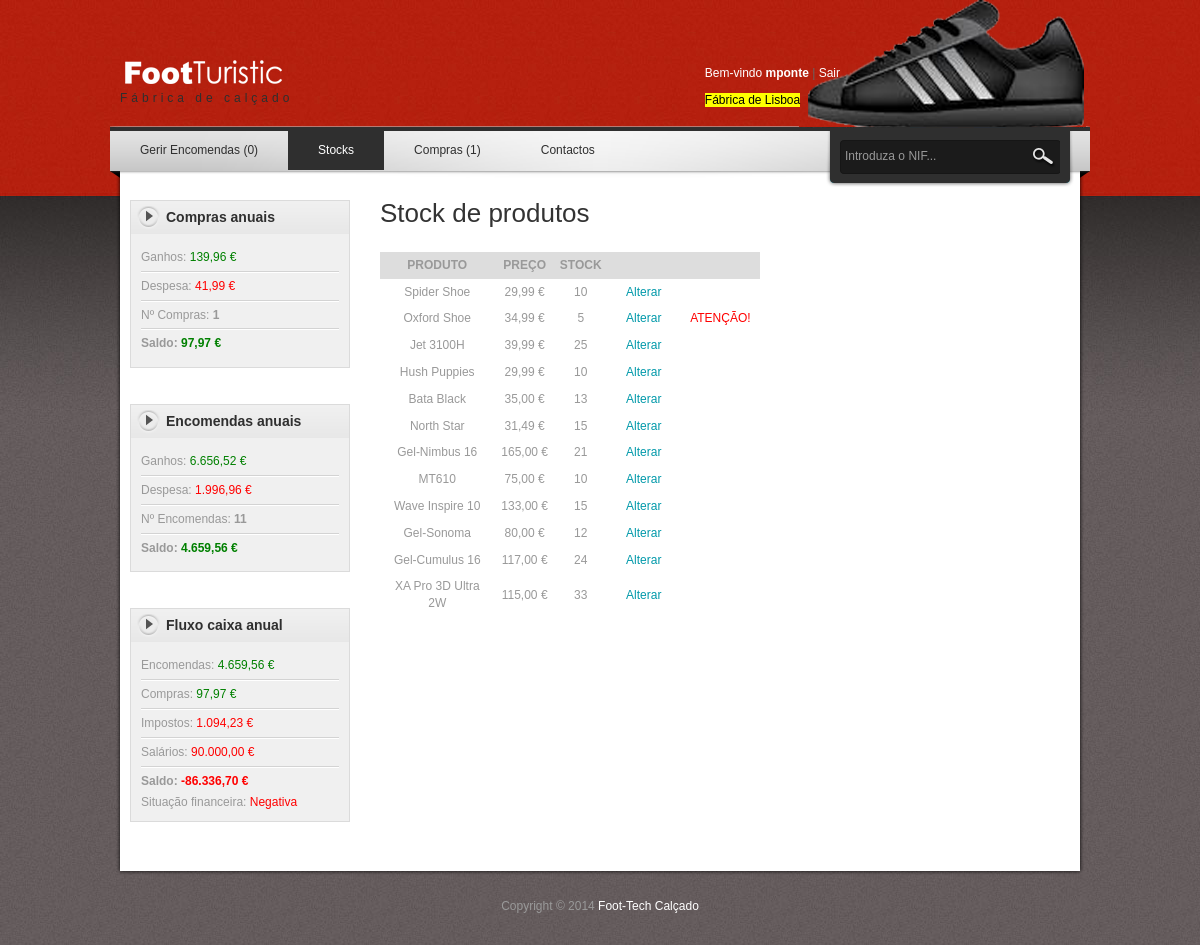
/gerir_stock.php (signed in), run on the app's committed database.
### tables this page shows
CREATE TABLE IF NOT EXISTS `fabricas` (
  `id` int(11) NOT NULL AUTO_INCREMENT,
  `Morada` varchar(45) NOT NULL,
  `Localidade` varchar(45) NOT NULL,
  `Gerentes_id` int(11) NOT NULL,
  PRIMARY KEY (`id`),
  KEY `Gerentes_id` (`Gerentes_id`)
);

CREATE TABLE IF NOT EXISTS `stock` (
  `id` int(11) NOT NULL AUTO_INCREMENT,
  `Qtd_Stock` smallint(6) NOT NULL,
  `Produtos_id` int(11) NOT NULL,
  `Fabricas_id` int(11) NOT NULL,
  PRIMARY KEY (`id`),
  KEY `Produtos_id_fk` (`Produtos_id`),
  KEY `Fabricas_id_fk` (`Fabricas_id`)
);

CREATE TABLE IF NOT EXISTS `produtos` (
  `id` int(11) NOT NULL AUTO_INCREMENT,
  `Nome` varchar(45) NOT NULL,
  `Preco` decimal(10,2) NOT NULL,
  `Genero` varchar(45) NOT NULL,
  `Tipo` varchar(45) NOT NULL,
  `Qtd_Vendas` int(11) NOT NULL,
  `Imagem` varchar(45) NOT NULL,
  PRIMARY KEY (`id`)
);

### gerir_stock.php (the view, shortened to what this page needs)
<!DOCTYPE html PUBLIC "-//W3C//DTD XHTML 1.0 Transitional//EN" "http://www.w3.org/TR/xhtml1/DTD/xhtml1-transitional.dtd">
<html xmlns="http://www.w3.org/1999/xhtml">
<head>
<link href="templatemo_style.css" rel="stylesheet" type="text/css" />
<link rel="stylesheet" href="nivo-slider.css" type="text/css" media="screen" />
<link rel="stylesheet" type="text/css" href="css/ddsmoothmenu.css" />
</head>
<?php
$query_ger = ("SELECT id FROM Gerentes WHERE Username='".$_SESSION['Username']."' ");
$res_q_ger = mysql_query($query_ger);
while ($gid=mysql_fetch_array($res_q_ger))
	{
	$gerenteid=$gid['id'];
	}
$query = ("SELECT Fabricas.Localidade FROM Gerentes,Fabricas WHERE Username='".$_SESSION['Username']."' AND Gerentes_id=Gerentes.id");
$resultado_query = mysql_query($query) or die(mysql_error());
while ($total=mysql_fetch_array($resultado_query))
	{
	$local_fabrica=$total['Localidade'];
	}
$query_encomendas=("SELECT PedidosEncomenda.Data AS Data, PedidosEncomenda.id AS Encomenda_Id, Lojistas.NomeLoja AS Nome_Loja, Lojistas.Morada AS Morada_Loja, Produtos.Nome AS Produto_Nome, Produtos.Preco AS Produto_Preco, Quantidade, Estado
FROM PedidosEncomenda, Lojistas, Gerentes, Produtos
WHERE Estado !=  'Concluida'
AND Lojistas_id = Lojistas.id
AND Gerentes.id = $gerenteid
AND Gerentes.id = Gerentes_id
AND Produtos_id = Produtos.id ");
$res_encomendas=mysql_query($query_encomendas);
$num_encomendas=mysql_num_rows($res_encomendas);
$query_compras3=("SELECT Compras.Data AS Data, Compras.id AS Compra_Id, Clientes.Nome AS Nome_Cliente, Clientes.Morada AS Morada_Cliente, Produtos.Nome AS Produto_Nome, Produtos.Preco AS Produto_Preco, Quantidade, Estado
FROM Compras, Clientes, Fabricas, Produtos
WHERE Estado =  'Concluida'
AND Clientes_id = Clientes.id
AND Fabricas.id =  $gerenteid
AND Fabricas.id = Fabricas_id
AND Produtos_id = Produtos.id
AND Compras.Data LIKE '%2014%'");
$res_compras3=mysql_query($query_compras3);
$num_compras_anual = mysql_num_rows($res_compras3);
while ($res=mysql_fetch_array($res_compras3))
{
 $dinheiro_compras_anual = ($res['Quantidade']*$res['Produto_Preco']) + $dinheiro_compras_anual;
}
$dinheiro_desp_anual = $dinheiro_compras_anual * 0.3;
$saldo_compras_anual = $dinheiro_compras_anual-$dinheiro_desp_anual;
$query_encomendas3=("SELECT PedidosEncomenda.Data AS Data, PedidosEncomenda.id AS Encomenda_Id, Lojistas.NomeLoja AS Nome_Loja, Lojistas.Morada AS Morada_Loja, Produtos.Nome AS Produto_Nome, Produtos.Preco AS Produto_Preco, Quantidade, Estado
FROM PedidosEncomenda, Lojistas, Gerentes, Produtos
WHERE Estado =  'Concluida'
AND Lojistas_id = Lojistas.id
AND Gerentes.id =  $gerenteid
AND Gerentes.id = Gerentes_id
AND Produtos_id = Produtos.id
AND PedidosEncomenda.Data LIKE '%2014%'");
$res_encomendas3=mysql_query($query_encomendas3);
$num_enc_anual = mysql_num_rows($res_encomendas3);
while ($res=mysql_fetch_array($res_encomendas3))
{
 $dinheiro_enc_anual = ($res['Quantidade']*$res['Produto_Preco']) + $dinheiro_enc_anual;
}
$dinheiro_despenc_anual = $dinheiro_enc_anual * 0.3;
$saldo_enc_anual = $dinheiro_enc_anual-$dinheiro_despenc_anual;
$impostos_anual = ($saldo_enc_anual + $saldo_compras_anual) * 0.23;
$salarios_anual = 90000.00;
$saldo_anual = $saldo_enc_anual + $saldo_compras_anual - $salarios_anual - $impostos_anual;
$stock_query = ("SELECT stock.id as stock_id, Nome, Preco, Qtd_Stock FROM stock,produtos WHERE Fabricas_id=$gerenteid AND produtos.id = stock.produtos_id ");
$res_stock = mysql_query($stock_query);
$query_compras=("SELECT Compras.Data AS Data, Compras.id AS Compra_Id, Clientes.Nome AS Nome_Cliente, Clientes.Morada AS Morada_Cliente, Produtos.Nome AS Produto_Nome, Produtos.Preco AS Produto_Preco, Quantidade, Estado
FROM Compras, Clientes, Fabricas, Produtos
WHERE Estado !=  'Concluida'
AND Clientes_id = Clientes.id
AND Fabricas.id = $gerenteid
AND Fabricas.id = Fabricas_id
AND Produtos_id = Produtos.id ");
$res_compras=mysql_query($query_compras);
$num_compras=mysql_num_rows($res_compras);
?>
<body>
<?php
if ($_SESSION['TipoUtilizador']=="Gerente")
{
echo '<div id="templatemo_body_wrapper2">';
}
else
{
echo '<div id="templatemo_body_wrapper3">';
}
?>
<div id="templatemo_wrapper">
	<div id="templatemo_header">
    	<div id="site_title"><h1><a href="">Fábrica de calçado</a></h1></div>
        <div id="header_right">
        	<p>
			<?php
			if (isset($_SESSION['Username']) && $_SESSION['TipoUtilizador']=="Gerente")
			{
			echo "<span STYLE='color:white'>Bem-vindo <b>" .$_SESSION['Username']." </b></span>";
			echo " | <a href='logout.php'>Sair</a></p>";
            echo "<p>
            	<mark><span STYLE='color:black'>Fábrica de ".$local_fabrica."
			</p></span></mark>";
			}
			?>
		</div>
    </div>
<div id="templatemo_menubar">
    	<div id="top_nav" class="ddsmoothmenu">
            <ul>
			<?php
				if($_SESSION['TipoUtilizador']=="Gerente")
				{
               echo '<li><a href="gerir_encomendas.php">Gerir Encomendas ('.$num_encomendas.')</a> </li>';
               echo '<li><a href="gerir_stock.php" class="selected">Stocks</a></li>';
               echo '<li><a href="compras.php">Compras ('.$num_compras.')</a></li>';
			    echo '<li><a href="contacto.php">Contactos</a></li>';
			   }
			   else
			   {
			   echo '<li><a href="encomendar.php">Encomendar</a> </li>';
               echo '<li><a href="ver_encomendas.php" class="selected">Ver Encomendas</a> </li>';
                }
			?>
            </ul>
            <br style="clear: left" />
        </div>
        <div id="templatemo_search">
            <form action="pesquisa_func.php?" method="get">
              <input type="text" value="Introduza o NIF..." name="keyword" id="keyword" title="keyword" onfocus="if(this.value=='Introduza o NIF...') this.value='';"" onblur="clearText(this)" class="txt_field" />
			  <input type="submit" name="" value="" alt="Search" id="searchbutton" title="Search" class="sub_btn"  />
            </form>
        </div>
</div>
<div id="templatemo_main">
    	<div id="sidebar" class="float_l">
        	<div class="sidebar_box"><span class="bottom"></span>
            	<h3>Compras anuais</h3>
             <div class="content">
                	<ul class="sidebar_list">
					<?php echo "<li class='first'>Ganhos: <span STYLE='color:green'>" .number_format($dinheiro_compras_anual,2,',','.')." €  </span></li>";
					echo "<li>Despesa: <span STYLE='color:red'>" .number_format($dinheiro_desp_anual,2,',','.')." €  </span></li>";
					echo "<li>Nº Compras:<b> $num_compras_anual </b></li>";
					if ($saldo_compras_anual<0)
					echo "<li class='last'>Saldo:<span STYLE='color:red'> <b>".number_format($saldo_compras_anual,2,',','.')." €  </b></span></li>";
					else echo "<li class='last'><b>Saldo:<span STYLE='color:green'> ".number_format($saldo_compras_anual,2,',','.')." €  </b></span></li>";
					?>
					</ul>
                </div>
            </div>
			<div class="sidebar_box"><span class="bottom"></span>
            	<h3>Encomendas anuais</h3>
                <div class="content">
                	<ul class="sidebar_list">
					<?php echo "<li class='first'>Ganhos: <span STYLE='color:green'>" .number_format($dinheiro_enc_anual,2,',','.')." €  </span></li>";
					echo "<li>Despesa: <span STYLE='color:red'>" .number_format($dinheiro_despenc_anual,2,',','.')." €  </span></li>";
					echo "<li>Nº Encomendas:<b> $num_enc_anual </b></li>";
					if ($saldo_enc_anual<0)
					echo "<li class='last'>Saldo:<span STYLE='color:red'> <b>".number_format($saldo_enc_anual,2,',','.')." €  </b></span></li>";
					else echo "<li class='last'><b>Saldo:<span STYLE='color:green'> ".number_format($saldo_enc_anual,2,',','.')." €  </b></span></li>";
					?>
					</ul>
                </div>
            </div>
            <div class="sidebar_box"><span class="bottom"></span>
            	<h3>Fluxo caixa anual</h3>
                <div class="content">
                	<ul class="sidebar_list">
					<?php
					echo "<li class='first'>Encomendas:<span STYLE='color:green'> ".number_format($saldo_enc_anual,2,',','.')." € </span></li>";
					echo "<li>Compras:<span STYLE='color:green'> ".number_format($saldo_compras_anual,2,',','.')." €  </span></li>";
					echo "<li>Impostos: <span STYLE='color:red'> ".number_format($impostos_anual,2,',','.')." € </span></li>";
					echo "<li>Salários: <span STYLE='color:red'> ".number_format($salarios_anual,2,',','.')." €  </span> </li>";
					if ($saldo_anual<0)
					{echo "<li class='last'><b>Saldo:<span STYLE='color:red'> ".number_format($saldo_anual,2,',','.')." €  </span></b></li>";
					echo "Situação financeira: <span STYLE='color:red'>Negativa</span>";}
					else
					{echo "<li class='last'><b>Saldo:<span STYLE='color:green'> ".number_format($saldo_anual,2,',','.')." €  </span></b></li>";
					echo "Situação financeira: <span STYLE='color:green'>Positiva</span>";}
					?>
					</ul>
                </div>
            </div>
</div>
<div id="content" class="float_r">
<h2>Stock de produtos</h2>
<form class="fieldset-auto-width" action="" method="get">
<table width="380px" border="0" cellspacing="0" cellpadding="5">
  <tr bgcolor="#ddd">
	<th width="160" align="center">PRODUTO</th>
    <th width="60" align="center">PREÇO</th>
    <th width="30" align="center">STOCK</th>
    <th width="100"></th>
	<th width="80"></th>
  </tr>
    <tr>
    <?php
	while ($stock = mysql_fetch_array($res_stock))
	{
	echo "<td><div align='center'>".$stock['Nome']."</div></td>";
	echo "<td><div align='center'>".number_format($stock['Preco'],2,',','.')." €  </div></td>";
	echo "<td><div align='center'>".$stock['Qtd_Stock']."</div></td>";
	echo "<td><div align='center'><a href='gerir_stock.php?altera=true&id=".$stock['stock_id']."'>Alterar</a></div></td>";
		if($stock['Qtd_Stock']<=5)
		echo "<td><div align='center'><span STYLE='color:red'>ATENÇÃO!</span></div></td></tr>";
		else echo "<td></td></tr>";
	}
 ?>
</table>
</form>
</div>
</div>
<div id="templatemo_footer">
Copyright © 2014 <a href="#">Foot-Tech Calçado</a>
</div>
</div>
</div>
</body>
</html>

### templatemo_style.css (style rules this page uses)
body { margin: 0; padding: 0; color: #999; font-family: Tahoma, Geneva, sans-serif; font-size: 12px; line-height: 1.4em; background-color: #665f5f; background-repeat: repeat; background-image: url(images/templatemo_body.jpg) }
a, a:link, a:visited { color: #0299aa; font-weight: normal; text-decoration: none }
p { margin: 0 0 10px 0; padding: 0; }
h1, h2, h3, h4, h5, h6 { color: #333; font-weight: normal; }
h1 { font-size: 30px; margin: 0 0 30px; padding: 5px 0 }
h2 { font-size: 26px; margin: 0 0 25px; padding: 5px 0 }
h3 { font-size: 20px; margin: 0 0 20px; padding: 0; }
.float_l { float: left }
.float_r { float: right }
#templatemo_body_wrapper2 { width: 100%; background: url(images/templatemo_body_top2.jpg) repeat-x top }
#templatemo_wrapper { width: 980px; margin: 0 auto; }
#templatemo_header { width: 960px; height: 70px; padding: 30px 10px; background: url(images/templatemo_header_bg.png) no-repeat bottom; }
#templatemo_menubar { width: 980px; height: 60px; background: url(images/templatemo_menubar.png) no-repeat; }
#templatemo_main { width: 940px; padding: 10px 20px; background: url(images/templatemo_main_bg.png) repeat-y }
#content { width: 690px }
#sidebar { width: 220px }
#templatemo_footer { width: 960px; padding: 30px 10px; text-align: center; background: url(images/templatemo_footer.png) no-repeat top }
#site_title { float: left; margin-top: 30px; }
#site_title h1 { margin: 0; padding: 0 }
#site_title h1 a { display: block; width: 300px; height: 40px; padding-top: 30px; font-size: 12px; letter-spacing: 4px; color: #2f2f2f; text-align: left; background: url(images/templatemo_logo.png) no-repeat top left }
#header_right { float: right; margin: 35px 240px 0 0; color: #666; }
#header_right a { color: #fff }
#templatemo_search { float: right; margin: 10px 30px 0; width: 220px; height: 34px; background: url(images/templatemo_search_bg.png) }
#templatemo_search form { margin: 0; padding: 0; }
#templatemo_search .txt_field { float: left; display: block; height: 22px; line-height: 22px; width: 170px; color: #999; font-size: 12px; padding: 5px; font-variant: normal; border: none; background: none; }
#templatemo_search .sub_btn { float: right; display: block; color: #fff; height: 33px; width: 40px; font-size: 11px; font-weight: 700; line-height: 26px; cursor: pointer; border: none; background: none; }
.sidebar_box { position: relative; background: #f0f0f0; margin-bottom: 36px; border: 1px solid #dbdbdb }
.sidebar_box h3 { font-size: 14px; font-weight: 700; padding: 0 10px 0 35px; margin: 0; width: 185px; height: 33px; line-height: 33px; margin-bottom: 0; background: url(images/templatemo_sidebar_header.png) no-repeat; color: #2f2f2f }
#sidebar .sidebar_box .content { padding: 10px 10px 0; }
#sidebar .sidebar_list { margin: 0; padding: 0 0 10px; list-style: none; }
#sidebar .sidebar_list li { display: block; margin: 0; padding: 5px 0; border-top: 1px solid #fff; border-bottom: 1px solid #d3d3d3 }
#sidebar .sidebar_list li.first { border-top: none }
#sidebar .sidebar_list li.last { border-bottom: none }
#templatemo_footer { color: #999 }
#templatemo_footer a { color: #fff; }

### css/ddsmoothmenu.css (style rules this page uses)
.ddsmoothmenu { float: left; }
.ddsmoothmenu ul { z-index:100; margin: 0; padding: 0; list-style-type: none; }
.ddsmoothmenu ul li { position: relative; display: inline; float: left; }
.ddsmoothmenu ul li a { display: block; padding: 0 30px; height: 40px; line-height: 40px; font-size: 12px; color: #2f2f2f; text-decoration: none; outline: none; text-align: center; }
.ddsmoothmenu ul li a.selected, .ddsmoothmenu ul li a:hover { color: #fff; background: #2f2f2f; }

### data on the page
fabricas: Localidade "Lisboa"
stock: Produtos.Nome "Spider Shoe", Produtos.Preco "29,99", Qtd_Stock "10"
stock: Produtos.Nome "Oxford Shoe", Produtos.Preco "34,99", Qtd_Stock "5", shows "ATENÇÃO!"
stock: Produtos.Nome "Jet 3100H", Produtos.Preco "39,99", Qtd_Stock "25"
stock: Produtos.Nome "Hush Puppies", Produtos.Preco "29,99", Qtd_Stock "10"
stock: Produtos.Nome "Bata Black", Produtos.Preco "35,00", Qtd_Stock "13"
stock: Produtos.Nome "North Star", Produtos.Preco "31,49", Qtd_Stock "15"
stock: Produtos.Nome "Gel-Nimbus 16", Produtos.Preco "165,00", Qtd_Stock "21"
stock: Produtos.Nome "MT610", Produtos.Preco "75,00", Qtd_Stock "10"
stock: Produtos.Nome "Wave Inspire 10", Produtos.Preco "133,00", Qtd_Stock "15"
stock: Produtos.Nome "Gel-Sonoma", Produtos.Preco "80,00", Qtd_Stock "12"
stock: Produtos.Nome "Gel-Cumulus 16", Produtos.Preco "117,00", Qtd_Stock "24"
stock: Produtos.Nome "XA Pro 3D Ultra 2W", Produtos.Preco "115,00", Qtd_Stock "33"

### other printed values
$_SESSION['Username'] "mponte"
$num_encomendas "0"
$num_compras "1"
$dinheiro_compras_anual "139,96"
$dinheiro_desp_anual "41,99"
$num_compras_anual "1"
$saldo_compras_anual "97,97"
$dinheiro_enc_anual "6.656,52"
$dinheiro_despenc_anual "1.996,96"
$num_enc_anual "11"
$saldo_enc_anual "4.659,56"
$impostos_anual "1.094,23"
$salarios_anual "90.000,00"
$saldo_anual "-86.336,70"
